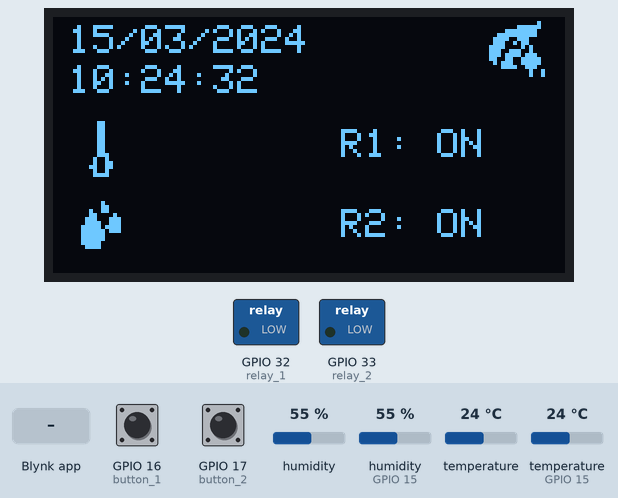
Simulated run of this sketch. Board: ESP32. Shown: 128×64 one-colour display, switched loads named in the sketch (green lamp = pin HIGH). The inputs (shaded band) are chosen by the test bench; at power-on: GPIO 16 (button_1) HIGH, GPIO 17 (button_2) HIGH, humidity (sensor on GPIO 15) 55 %, temperature (sensor on GPIO 15) 24 °C, humidity 55 %, temperature 24 °C. WiFi joins after 1.5 s; servers stay silent unless stated; the local clock reads 2024-03-15 10:24:30 at power-on unless the sketch sets it; what the sketch prints to the serial monitor is not drawn.

Above: at 3.4 s.
3.5 s: GPIO 16 (button_1) pulled LOW for 0.15 s
At 5.6 s:
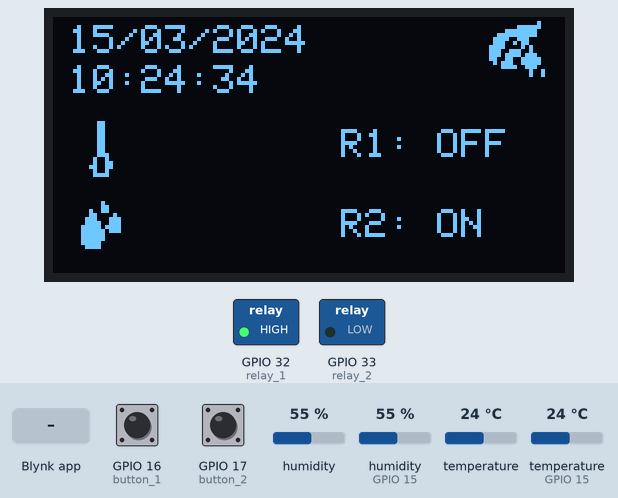
6.3 s: GPIO 17 (button_2) pulled LOW for 0.15 s
At 7.5 s:
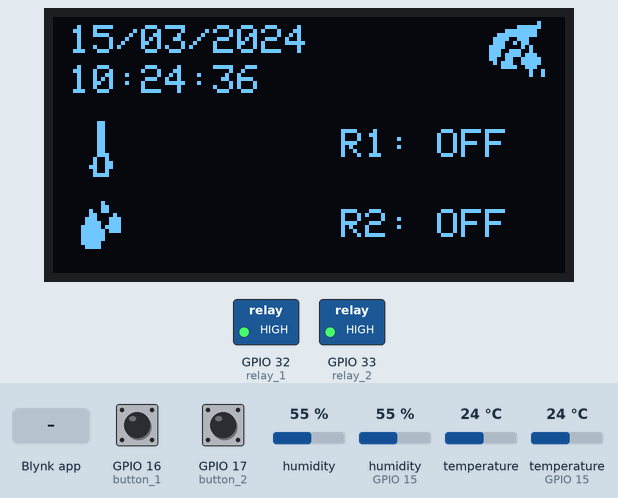
10.3 s: Blynk app writes 0 to V0
At 13.2 s:
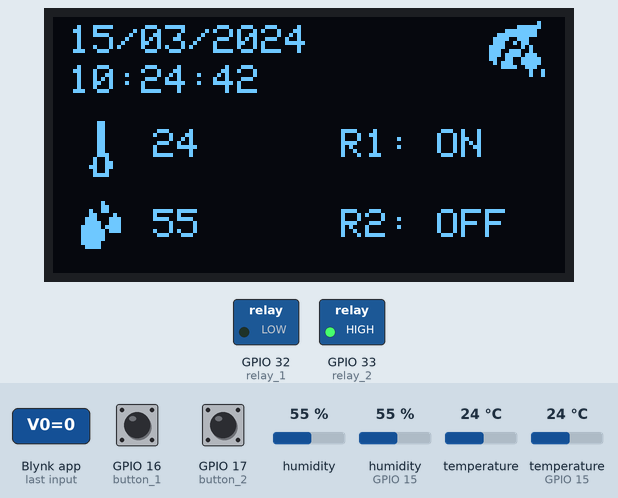
13.3 s: humidity (sensor on GPIO 15) set to 22 %
At 23.2 s:
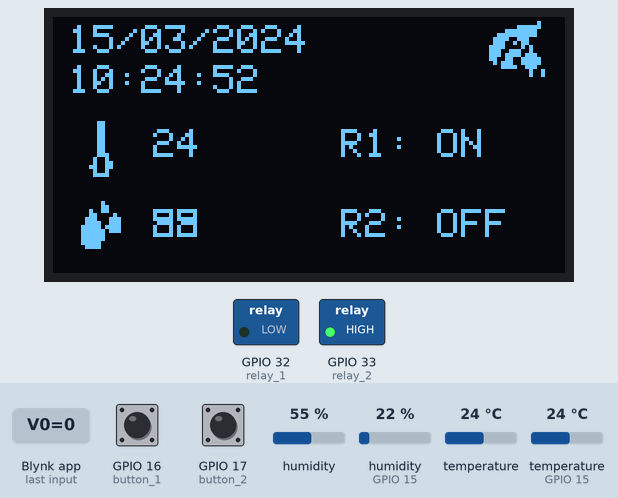
23.3 s: temperature (sensor on GPIO 15) set to 12 °C
At 32.5 s:
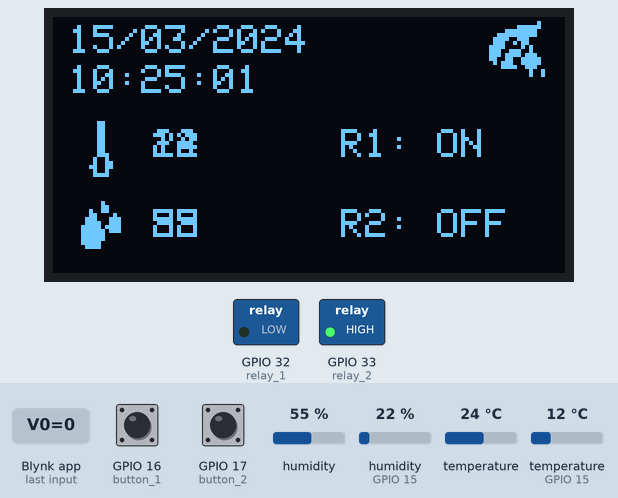
33.3 s: GPIO 16 (button_1) pulled LOW for 1 s
At 34.1 s:
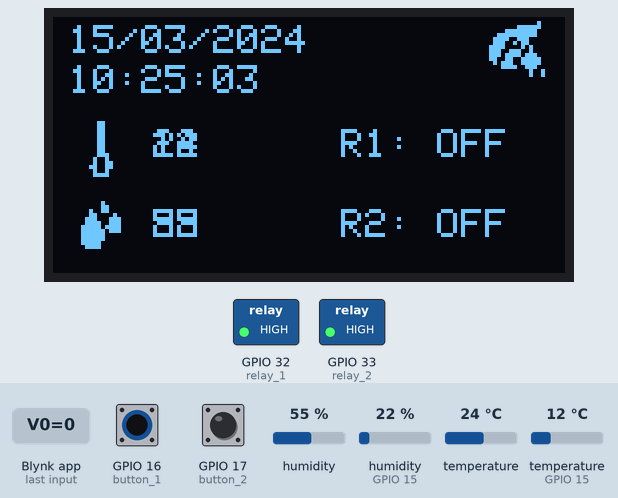
Timing chart, 0 to 36.3 s (numbered marks = the images above; inputs shaded):
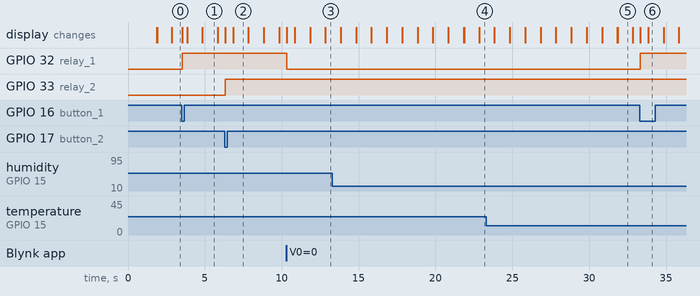

The sketch:

mini_I.ino
```cpp
#include "Config.h"
#include <BlynkSimpleEsp32.h>
#include "Sensor.h"
#include <Wire.h>
#include "oled.h"
#include "Global.h"
#include "Rtc.h"

BlynkTimer timer;
BlynkTimer timer_2;
BlynkTimer timer_3;

bool last_state_1 = 1;
bool last_state_2 = 1;

unsigned long last_pressed_1 = 0;
unsigned long last_pressed_2 = 0;

BLYNK_WRITE(V0) {
  relay_state_1 = param.asInt();
  update_relay_ui();
}

BLYNK_WRITE(V1) {
  relay_state_2 = param.asInt();
  update_relay_ui();
}

BLYNK_CONNECTED() {
  Blynk.virtualWrite(V0, 0);
  Blynk.virtualWrite(V1, 0);
}

void read_sensor_event() {

  int new_temp = read_temperature();
  int new_humid = read_humidity();

  temperature = new_temp;
  humidity = new_humid;

  Serial.print("temp : ");
  Serial.println(temperature);
  Serial.print("Humid : ");
  Serial.println(humidity);

  update_sensor_ui();

  Blynk.virtualWrite(V2, temperature);
  Blynk.virtualWrite(V3, humidity);
}


void setup() {
  Serial.begin(115200);
  Blynk.begin(BLYNK_AUTH_TOKEN, wifi_ssid, wifi_password);
  init_rtc();

  timer.setInterval(10000L, read_sensor_event);
  timer_2.setInterval(1000L, update_time_ui);
  timer_3.setInterval(3600000L, sync_time);

  pinMode(relay_1 , OUTPUT);
  pinMode(relay_2, OUTPUT);
  pinMode(button_1, INPUT_PULLUP);
  pinMode(button_2, INPUT_PULLUP);

  Wire.begin(oled_sda, oled_scl);

  begin_sensor();
  begin_oled();
  draw_main_screen();
  update_relay_ui();

}

void loop() {
  unsigned long current_time = millis();

  bool current_state_1 = digitalRead(button_1);
  if (current_state_1 == 0 && last_state_1 == 1 && current_time - last_pressed_1 >= 100) {
    Serial.println("Button 1 pressed");
    last_pressed_1 = current_time;
    relay_state_1 = !relay_state_1;
    update_relay_ui();
    Blynk.virtualWrite(V0, relay_state_1);
  }

  bool current_state_2 = digitalRead(button_2);
  if (current_state_2 == 0 && last_state_2 == 1 && current_time - last_pressed_2 >= 100) {
    Serial.println("Button 2 pressed");
    last_pressed_2 = current_time;
    relay_state_2 = !relay_state_2;
    update_relay_ui();
    Blynk.virtualWrite(V1, relay_state_2);
  }

  last_state_1 = current_state_1;
  last_state_2 = current_state_2;

  digitalWrite(relay_1, relay_state_1);
  digitalWrite(relay_2, relay_state_2);

  Blynk.run();
  timer.run();
  timer_2.run();
  timer_3.run();
}
```

Global.h
```cpp
#ifndef global_h
#define global_h

#include <RtcDS1302.h>

extern int temperature;
extern int humidity;

extern bool relay_state_1;
extern bool relay_state_2;

extern RtcDateTime now;

#endif
```

Rtc.h
```cpp
#ifndef rtc_h
#define rtc_h

void init_rtc();
void read_from_rtc();
void sync_time();

#endif
```

Sensor.h
```cpp
#ifndef sensor_h
#define sensor_h

void begin_sensor();
int read_humidity();
int read_temperature();

#endif
```

global.cpp
```cpp
#include "Sensor.h"
#include <RtcDS1302.h>

int temperature = read_temperature();
int humidity = read_humidity();

bool relay_state_1 = 0;
bool relay_state_2 = 0;

RtcDateTime now;
```

oled.cpp
```cpp
#include <Wire.h>
#include <Adafruit_GFX.h>
#include <Adafruit_SSD1306.h>
#include "Image.h"
#include "Global.h"
#include "Rtc.h"

#define oled_sda 21
#define oled_scl 22

#define screen_width 128
#define screen_height 64

#define oled_address 0x3c
#define oled_reset -1

Adafruit_SSD1306 display (
  screen_width,
  screen_height,
  &Wire,
  oled_reset
);

void begin_oled() {
  Wire.begin(oled_sda, oled_scl);

  if (!display.begin(SSD1306_SWITCHCAPVCC, oled_address)) {
    Serial.println("OLED initialization failed!");
    while (true) delay(100);
  }
}


void draw_main_screen() {
  display.clearDisplay();

  display.drawBitmap(108, 1, logos, 17, 17, SSD1306_WHITE);
  display.drawBitmap(5, 25, temperature_icons, 14, 16, SSD1306_WHITE);
  display.drawBitmap(5, 45, humidity_icons, 14, 15, SSD1306_WHITE);

  display.setTextSize(1);
  display.setTextColor(SSD1306_WHITE);

  display.setCursor(4, 2);
  display.print("20/11/2026");

  display.setCursor(4, 12);
  display.print("21:19:45");

  display.display();
}

void update_sensor_ui() {
  display.setTextSize(1);
  display.setTextColor(SSD1306_WHITE);

  display.setCursor(25, 28);
  display.print(temperature);

  display.setCursor(25, 48);
  display.print(humidity);

  display.display();
}

void update_relay_ui() {
  display.setTextSize(1);
  display.setTextColor(SSD1306_WHITE);

  display.fillRect(72, 28, 50, 8, SSD1306_BLACK);
  display.setCursor(72, 28);
  display.print("R1: ");
  display.print(relay_state_1 ? "OFF" : "ON");

  display.fillRect(72, 48, 50, 8, SSD1306_BLACK);
  display.setCursor(72, 48);
  display.print("R2: ");
  display.print(relay_state_2 ? "OFF" : "ON");

  display.display();
}

void update_time_ui() {
  read_from_rtc();

  char date[30];
  sprintf(date, "%02u/%02u/%04u", now.Day(), now.Month(), now.Year());
  display.setCursor(4, 2);
  display.fillRect(4, 2, 65, 8, SSD1306_BLACK);
  display.print(date);

  char time[30];
  sprintf(time, "%02u:%02u:%02u", now.Hour(), now.Minute(), now.Second());
  display.setCursor(4, 12);
  display.fillRect(4, 12, 50, 8, SSD1306_BLACK);
  display.print(time);

  display.display();
}
```

oled.h
```cpp
#ifndef oled_h
#define oled_h

void begin_oled();
void draw_main_screen();
void update_sensor_ui();
void update_relay_ui();
void update_time_ui();

#endif
```

rtc.cpp
```cpp
#include <RtcDS1302.h>
#include "time.h"
#include "Global.h"

ThreeWire myWire(26, 25, 27);
RtcDS1302<ThreeWire> Rtc(myWire);

void sync_time() {
  struct tm timeinfo;
  getLocalTime(&timeinfo);

  if (!getLocalTime(&timeinfo)) {
    return;
  }

  RtcDateTime ntp_time(
    timeinfo.tm_year + 1900, timeinfo.tm_mon + 1, timeinfo.tm_mday,
    timeinfo.tm_hour, timeinfo.tm_min, timeinfo.tm_sec
  );
  Rtc.SetDateTime(ntp_time);
}

void init_rtc() {
  Rtc.Begin();
  configTime(25200, 0, "pool.ntp.org");
  sync_time();
}

void read_from_rtc() {
  now = Rtc.GetDateTime();
}
```

sensor.cpp
```cpp
#include <DHT.h>
#include "Config.h"

DHT dht(dht_pin, DHT22);

void begin_sensor() {
  dht.begin();
}

int read_humidity() {
  return (int)dht.readHumidity();
}

int read_temperature() {
  return (int)dht.readTemperature();
}
```

Config.h
```cpp
#ifndef config_h
#define config_h

#define wifi_ssid "PUNPAY"
#define wifi_password "0898456212"

#define BLYNK_PRINT            Serial
#define BLYNK_TEMPLATE_ID     "TMPL6ee6PlLF4"
#define BLYNK_TEMPLATE_NAME   "IOT Course basic"
#define BLYNK_AUTH_TOKEN      "YiuY6JXTcE1pXwfHTuEa8qd-SLa6MGAu"

#define relay_1 32
#define relay_2 33
#define dht_pin 15
#define button_1 16
#define button_2 17
#define oled_sda 21
#define oled_scl 22

#endif
```

Source omitted: Image.h (data table, 864 bytes)

Measured:
- after the input at 3.5 s, GPIO 32 (relay_1): LOW → HIGH at once; the display: first changes at once (image 1 shows a later state)
- after the input at 6.3 s, GPIO 33 (relay_2): LOW → HIGH at once
- after the input at 10.3 s, GPIO 32 (relay_1): HIGH → LOW at once
- after the input at 33.3 s, GPIO 32 (relay_1): LOW → HIGH at once
- what the display in image 1 shows lasts 1.0 s, from 4.8 s to 5.8 s
